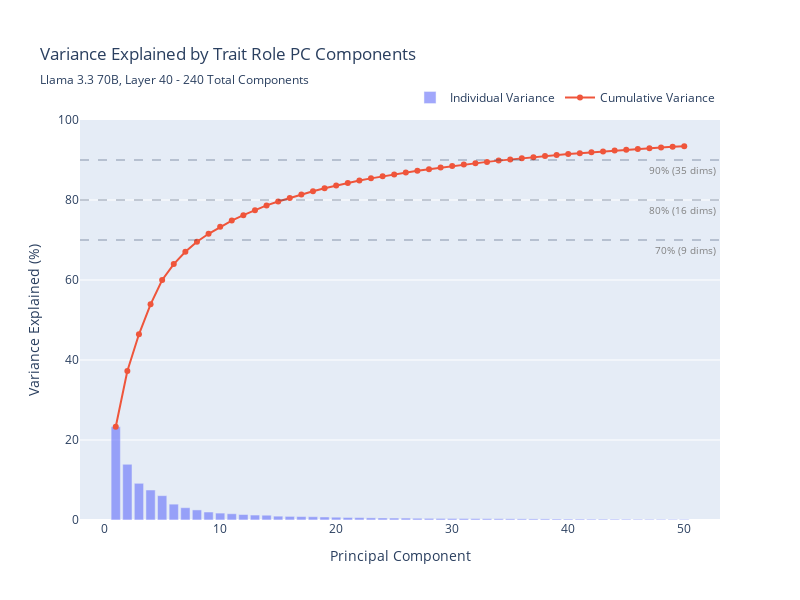

Notebook source saved alongside this figure:
### Code cell
var_fig = plot_variance_explained(
    pca_results['variance_explained'],
    title="Variance Explained by Trait Role PC Components",
    subtitle=f"{model_name.replace('-', ' ')}, Layer {layer} - {len(trait_labels)} Total Components",
    max_components=50
)
var_fig.show()
var_fig.write_html(f"{plot_dir}/variance_explained.html")

### Figure 1 — Plotly figure (JSON) as saved in the notebook; plotly's stock layout.template omitted (floating-point values rounded to 4 significant figures)
{"data": [{"name": "Individual Variance", "opacity": 0.6, "type": "bar", "x": [1, 2, 3, 4, 5, 6, 7, 8, 9, 10, 11, 12, 13, 14, 15, 16, 17, 18, 19, 20, 21, 22, 23, 24, 25, 26, 27, 28, 29, 30, 31, 32, 33, 34, 35, 36, 37, 38, 39, 40, 41, 42, 43, 44, 45, 46, 47, 48, 49, 50], "y": [23.31, 13.93, 9.179, 7.497, 6.085, 3.965, 3.079, 2.518, 1.994, 1.726, 1.561, 1.371, 1.238, 1.198, 0.9597, 0.905, 0.8564, 0.8168, 0.7534, 0.695, 0.6304, 0.5974, 0.538, 0.5039, 0.4842, 0.4766, 0.4331, 0.4099, 0.3936, 0.3817, 0.3643, 0.3468, 0.3289, 0.3144, 0.298, 0.2866, 0.2754, 0.272, 0.2543, 0.243, 0.2365, 0.2235, 0.2182, 0.2072, 0.2046, 0.1911, 0.1834, 0.1779, 0.1703, 0.1664]}, {"mode": "lines+markers", "name": "Cumulative Variance", "type": "scatter", "x": [1, 2, 3, 4, 5, 6, 7, 8, 9, 10, 11, 12, 13, 14, 15, 16, 17, 18, 19, 20, 21, 22, 23, 24, 25, 26, 27, 28, 29, 30, 31, 32, 33, 34, 35, 36, 37, 38, 39, 40, 41, 42, 43, 44, 45, 46, 47, 48, 49, 50], "y": [23.31, 37.24, 46.42, 53.92, 60.01, 63.97, 67.05, 69.57, 71.56, 73.29, 74.85, 76.22, 77.46, 78.65, 79.61, 80.52, 81.38, 82.19, 82.95, 83.64, 84.27, 84.87, 85.41, 85.91, 86.4, 86.87, 87.3, 87.71, 88.11, 88.49, 88.85, 89.2, 89.53, 89.84, 90.14, 90.43, 90.7, 90.98, 91.23, 91.47, 91.71, 91.93, 92.15, 92.36, 92.56, 92.75, 92.94, 93.12, 93.29, 93.45]}], "layout": {"annotations": [{"align": "right", "borderpad": 0, "font": {"color": "gray", "size": 10}, "showarrow": false, "text": "70% (9 dims)", "x": 0.995, "xanchor": "right", "xref": "paper", "y": 70, "yref": "y", "yshift": -10}, {"align": "right", "borderpad": 0, "font": {"color": "gray", "size": 10}, "showarrow": false, "text": "80% (16 dims)", "x": 0.995, "xanchor": "right", "xref": "paper", "y": 80, "yref": "y", "yshift": -10}, {"align": "right", "borderpad": 0, "font": {"color": "gray", "size": 10}, "showarrow": false, "text": "90% (35 dims)", "x": 0.995, "xanchor": "right", "xref": "paper", "y": 90, "yref": "y", "yshift": -10}], "height": 600, "hovermode": "x unified", "legend": {"orientation": "h", "x": 1, "xanchor": "right", "y": 1.02, "yanchor": "bottom"}, "margin": {"t": 120}, "shapes": [{"line": {"dash": "dash", "width": 1}, "opacity": 0.5, "type": "line", "x0": 0, "x1": 1, "xref": "x domain", "y0": 70, "y1": 70, "yref": "y"}, {"line": {"dash": "dash", "width": 1}, "opacity": 0.5, "type": "line", "x0": 0, "x1": 1, "xref": "x domain", "y0": 80, "y1": 80, "yref": "y"}, {"line": {"dash": "dash", "width": 1}, "opacity": 0.5, "type": "line", "x0": 0, "x1": 1, "xref": "x domain", "y0": 90, "y1": 90, "yref": "y"}], "showlegend": true, "title": {"subtitle": {"text": "Llama 3.3 70B, Layer 40 - 240 Total Components"}, "text": "Variance Explained by Trait Role PC Components"}, "width": 800, "xaxis": {"title": {"text": "Principal Component"}}, "yaxis": {"range": [0, 100], "title": {"text": "Variance Explained (%)"}}}}
